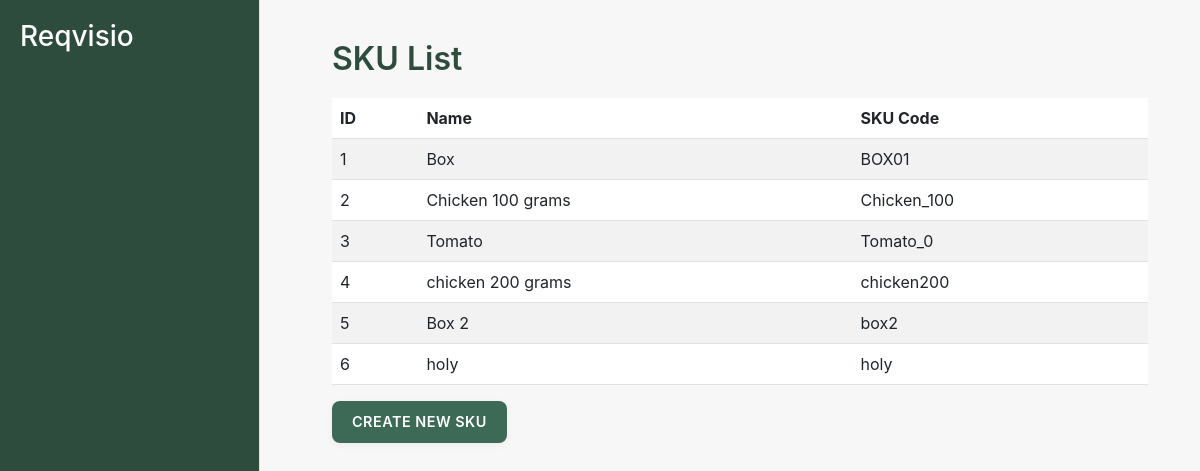
The page /procurement01/skus/ (signed in) on the database its author committed.
### procurement01/models.py (models this page shows, shortened)
class SKU(models.Model):
    name = models.CharField(max_length=100)
    sku_code = models.CharField(max_length=50, unique=True)
    company = models.ForeignKey(Company, on_delete=models.CASCADE)
    image_url = models.URLField(blank=True, null=True)  # Optional image URL

### procurement01/views.py (the view)
# urls.py: path('skus/', views.sku_list_view, name='sku_list'),
@login_required
def sku_list_view(request):
    skus = SKU.objects.all()
    return render(request, 'procurement01/sku_list.html', {'skus': skus})

### procurement01/templates/procurement01/sku_list.html (shortened to what this page needs)
{% extends 'procurement01/layout.html' %}
{% block content %}
<h2>SKU List</h2>
<table class="table table-striped" id="sku-table">
    <thead>
        <tr>
            <th>ID</th>
            <th>Name</th>
            <th>SKU Code</th>
        </tr>
    </thead>
    <tbody>
        {% for sku in skus %}
        <tr class="clickable-row" data-href="{% url 'sku_detail' sku.id %}">
            <td>{{ sku.id }}</td>
            <td>{{ sku.name }}</td>
            <td>{{ sku.sku_code }}</td>
        </tr>
        {% endfor %}
    </tbody>
</table>
<a href="{% url 'sku_create' %}" class="btn btn-primary">Create New SKU</a>
{% endblock %}

### procurement01/static/style.css (style rules this page uses)
body { font-family: -apple-system, BlinkMacSystemFont, "Segoe UI", Roboto, Helvetica, Arial, sans-serif; background-color: #f7f7f7; color: #333; display: flex; margin: 0; padding: 0; }
h2 { color: #2d4c3e; font-weight: 600; margin-bottom: 20px; }
.btn { font-size: 0.9em; border-radius: 8px; padding: 10px 20px; font-weight: 600; text-transform: uppercase; letter-spacing: 0.5px; border: none; box-shadow: 0px 2px 8px rgba(0, 0, 0, 0.05); transition: background-color 0.3s; }
.btn-primary { background-color: #3c6a56; color: #ffffff; }
.btn-primary { background-color: #3c6a56; border: none; font-weight: 600; text-transform: uppercase; padding: 10px 20px; border-radius: 8px; transition: background-color 0.3s; }

### rows shown on the page
SKU: id "1", name "Box", sku_code "BOX01"
SKU: id "2", name "Chicken 100 grams", sku_code "Chicken_100"
SKU: id "3", name "Tomato", sku_code "Tomato_0"
SKU: id "4", name "chicken 200 grams", sku_code "chicken200"
SKU: id "5", name "Box 2", sku_code "box2"
SKU: id "6", name "holy", sku_code "holy"
